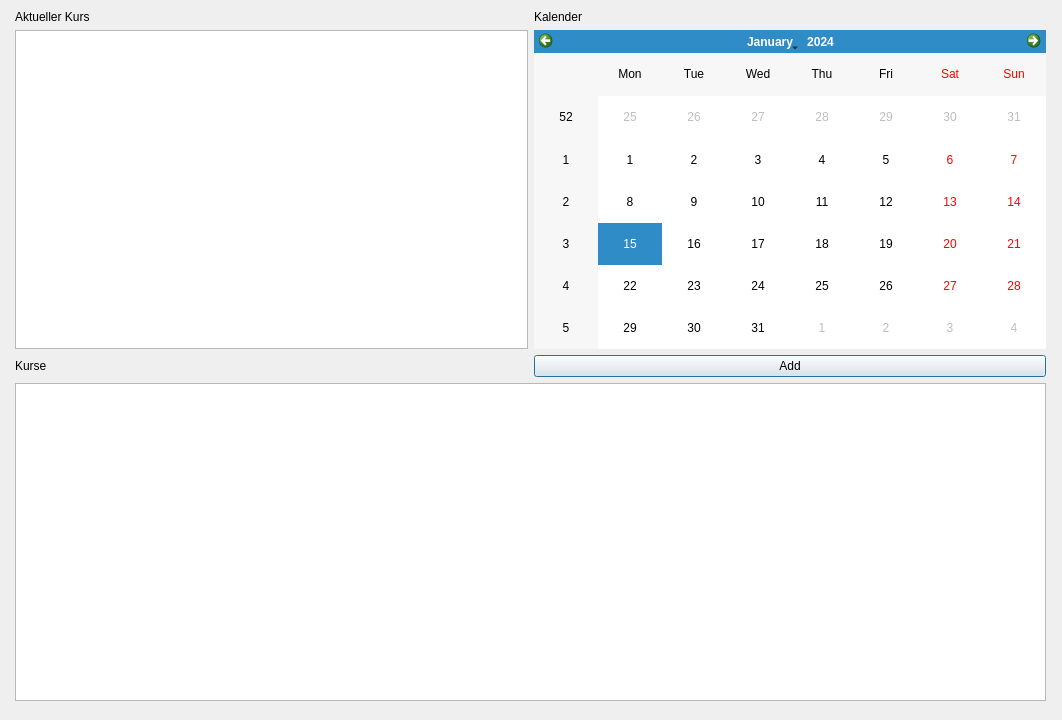
<?xml version="1.0" encoding="UTF-8"?>
<ui version="4.0">
 <class>Dialog</class>
 <widget class="QDialog" name="Dialog">
  <property name="geometry">
   <rect>
    <x>0</x>
    <y>0</y>
    <width>1062</width>
    <height>720</height>
   </rect>
  </property>
  <property name="windowTitle">
   <string>Dialog</string>
  </property>
  <widget class="QWidget" name="">
   <property name="geometry">
    <rect>
     <x>15</x>
     <y>10</y>
     <width>1031</width>
     <height>691</height>
    </rect>
   </property>
   <layout class="QVBoxLayout" name="verticalLayout_3">
    <item>
     <layout class="QHBoxLayout" name="horizontalLayout">
      <item>
       <widget class="QLabel" name="aktiv_label">
        <property name="text">
         <string>Aktueller Kurs</string>
        </property>
       </widget>
      </item>
      <item>
       <widget class="QLabel" name="kalender_label">
        <property name="text">
         <string>Kalender</string>
        </property>
       </widget>
      </item>
     </layout>
    </item>
    <item>
     <layout class="QHBoxLayout" name="horizontalLayout_2">
      <item>
       <widget class="QColumnView" name="columnView"/>
      </item>
      <item>
       <widget class="QCalendarWidget" name="calendarWidget"/>
      </item>
     </layout>
    </item>
    <item>
     <layout class="QHBoxLayout" name="horizontalLayout_3">
      <item>
       <widget class="QLabel" name="kurs_label">
        <property name="text">
         <string>Kurse</string>
        </property>
       </widget>
      </item>
      <item>
       <widget class="QPushButton" name="add_button">
        <property name="styleSheet">
         <string notr="true"/>
        </property>
        <property name="text">
         <string>Add</string>
        </property>
       </widget>
      </item>
     </layout>
    </item>
    <item>
     <widget class="QTableView" name="kurs_tableView"/>
    </item>
   </layout>
  </widget>
 </widget>
 <resources/>
 <connections/>
</ui>
